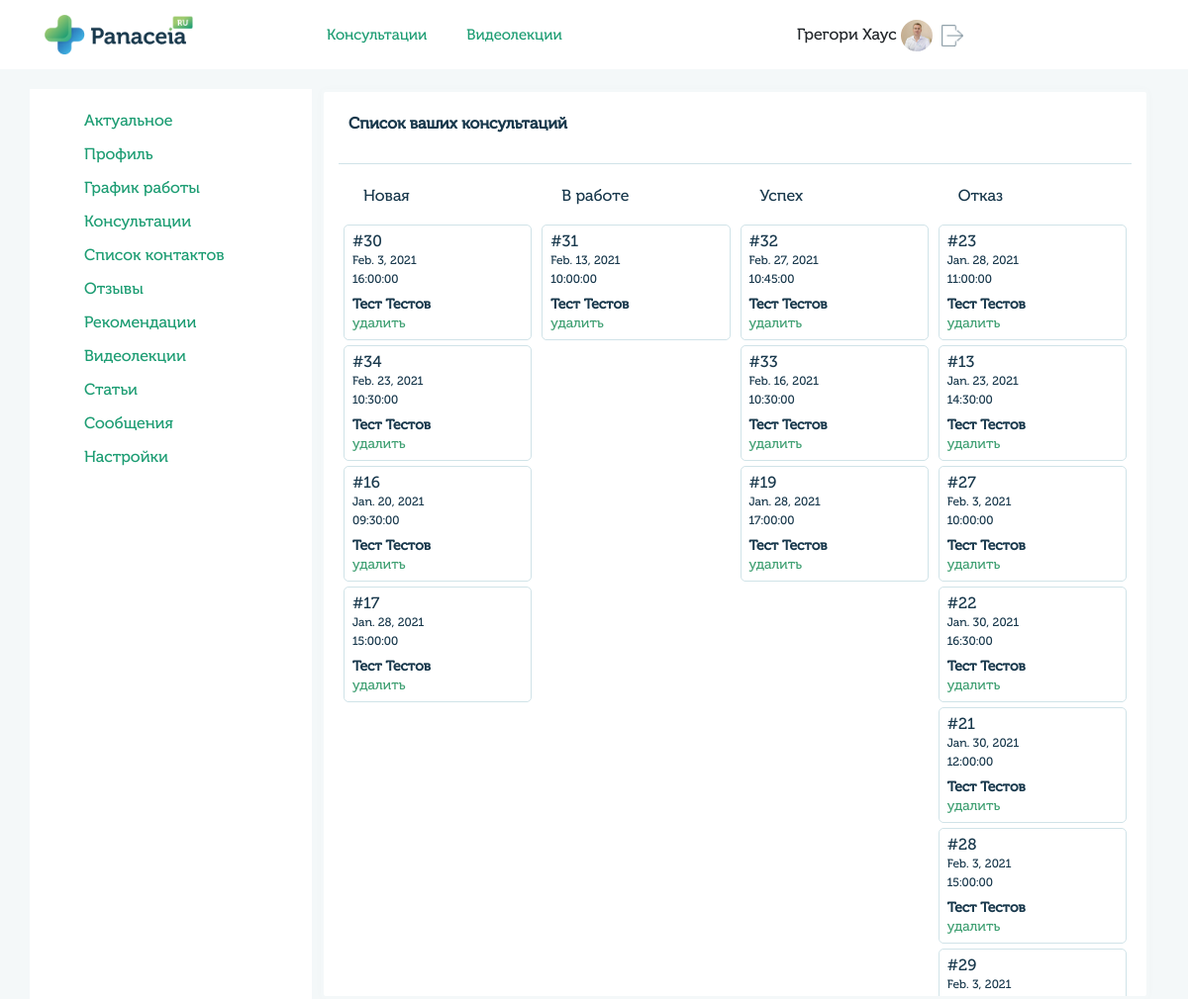
/profile/profile/consalt_doctor/ (signed in), run on the app's committed database.
### userprofile/models.py (models this page shows, shortened)
class UserMain(models.Model):
    user = models.OneToOneField(User, on_delete=models.CASCADE)
    gender_list = (
        ('male', 'Мужской'),
        ('female', 'Женский')
    )
    queryset = TimeZone.objects.all()
    time_zone_list = []
    for i in queryset:
         time_zone_list.append((i.name, i.title))
    gender = models.CharField(blank=True,  max_length=6, choices=gender_list, verbose_name='Пол')
    avatar = models.ImageField(blank=True, upload_to='images/users', verbose_name='Изображение')
    fio = models.CharField(blank=True, max_length=100, verbose_name='ФИО')
    dob = models.CharField(blank=True, max_length=10, verbose_name='Дата рождения')
    city = models.CharField(blank=True, max_length=200, verbose_name='Город')
    time_zone = models.CharField(blank=True, max_length=200, choices=time_zone_list, verbose_name='Временная зона')
    skype = models.CharField(blank=True, max_length=50, verbose_name='Skype')
    whatsapp = models.CharField(blank=True, max_length=20, verbose_name='WhatsApp')
    phone = models.CharField(blank=True, max_length=20, verbose_name='Номер телефона')
    coords = models.CharField(blank=True, max_length=200, verbose_name='Координаты')
    class Meta:
        verbose_name = 'Профиль'
        verbose_name_plural = 'Профили'

### doctors/models.py (models this page shows, shortened)
class Meeting(models.Model):
    title = models.CharField(blank=True, max_length=100, verbose_name='Заголовок')
    date = models.DateField(blank=True, max_length=100, verbose_name='Дата')
    time_start = models.TimeField(max_length=100, verbose_name='Время начало', default='00:00:00')
    time_end = models.TimeField(max_length=100, verbose_name='Время конец', default='00:00:00')
    doctor_id = models.IntegerField(blank=True, verbose_name='Доктор', default=1)
    user_id = models.IntegerField(blank=True, verbose_name='Пациент', default=1)
    service_id = models.IntegerField(blank=True, verbose_name='Услуга', default=1)
    sort_id = models.IntegerField(blank=True, verbose_name='Индекс сортитровки', default=1)
    email_notify = models.BooleanField(blank=True, verbose_name='Уведомление на почту', default=0)
    review_notify = models.BooleanField(blank=True, verbose_name='Оставить отзыв', default=0)
    status_list = [
        ('new', 'Новая'),
        ('work', 'В работе'),
        ('success', 'Выполнено'),
        ('reject', 'Отказ'),
        ('archive', 'Архив'),
    ]
    status = models.CharField(blank=True, null=True, max_length=11, choices=status_list, verbose_name='Статус')
    class Meta:
        verbose_name = 'Консультация'
        verbose_name_plural = 'Консультации'

### userprofile/views.py (the view)
# urls.py: path('profile/consalt_doctor/', views.get_task_view, name='user_profile_consalt_doctor'),
@login_required
def get_task_view(request):
    user_profile = UserMain.objects.get(user=request.user)
    user_doctor = UserDoctor.objects.get(user=request.user)
    meeting_new = get_task(UserMain, Meeting, request.user.id, 'new')
    meeting_work = get_task(UserMain, Meeting, request.user.id, 'work')
    meeting_success = get_task(UserMain, Meeting, request.user.id, 'success')
    meeting_reject = get_task(UserMain, Meeting, request.user.id, 'reject')
    data = {
        'user_profile': user_profile,
        'user_doctor': user_doctor,
        'meeting_new': meeting_new,
        'meeting_work': meeting_work,
        'meeting_success': meeting_success,
        'meeting_reject': meeting_reject,
    }
    if request.user.groups.filter(name='doctors').exists():
        data.update({'title': 'Консультации'})
        return render(request, 'profile/consalt_doctor.html', data)

### userprofile/utility.py (called while the page is built)
def get_task(user_main, meeting, doctor_id, status):
    meeting_object_list = meeting.objects.filter(doctor_id=doctor_id, status=status).order_by('sort_id')
    meetings = list()
    for meeting in meeting_object_list:
        _meeting = {
            'id': meeting.id,
            'date': meeting.date,
            'time_start': str(meeting.time_start),
            'time_end': str(meeting.time_end),
            'user': user_main.objects.filter(user=meeting.user_id).values('fio')[0],
            'status': meeting.status,
            'sort_id': meeting.sort_id,
        }
        meetings.append(_meeting)
    return meetings

### templates/profile/consalt_doctor.html (shortened to what this page needs)
{% extends "base_generic.html" %}
{% block content %}
{% load static %}
<div class="col-md-9 px-4">
    <div class="row">
        <div class="col-md-12 block-info">
            <div class="row">
                <div class="col-md-6">
                    <h4>Список ваших консультаций</h4>
                </div>
            </div>
            <div class="line"></div>
            <div class="col-md-12 task-header">
                <div class="row">
                    <div class="col-md-3 task-status">
                         <p>Новая</p>
                    </div>
                    <div class="col-md-3 task-status">
                         <p>В работе</p>
                    </div>
                    <div class="col-md-3 task-status">
                         <p>Успех</p>
                    </div>
                    <div class="col-md-3 task-status">
                         <p>Отказ</p>
                    </div>
                </div>
            </div>
            <div class="col-md-12 task-body">
                <div class="row">
                    <div class="col-md-3 task-list" id="task-list-new" data-status="new">
                        {% for meeting in meeting_new %}
                            <div class="task-item show-modal task-get"  id="task-item-{{ meeting.id }}" data-id="{{ meeting.id }}" data-sort="{{ meeting.sort_id }}">
                                <p class="task-id">#{{ meeting.id }}</p>
                                <p class="task-date">{{ meeting.date }}</p>
                                <p class="task-time">{{ meeting.time_start }}</p>
                                <p class="task-name">{{ meeting.user.fio }}</p>
                                <p class="show-modal-info show-modal" data-id="{{ meeting.id }}">удалить</p>
                            </div>
                        {% endfor %}
                    </div>
                    <div class="col-md-3 task-list" id="task-list-work" data-status="work">
                        {% for meeting in meeting_work %}
                            <div class="task-item show-modal task-get" id="task-item-{{ meeting.id }}" data-id="{{ meeting.id }}" data-sort="{{ meeting.sort_id }}">
                                <p class="task-id">#{{ meeting.id }}</p>
                                <p class="task-date">{{ meeting.date }}</p>
                                <p class="task-time">{{ meeting.time_start }}</p>
                                <p class="task-name">{{ meeting.user.fio }}</p>
                                <p class="show-modal-info show-modal" data-id="{{ meeting.id }}">удалить</p>
                            </div>
                        {% endfor %}
                    </div>
                    <div class="col-md-3 task-list" id="task-list-success"  data-status="success">
                        {% for meeting in meeting_success %}
                            <div class="task-item show-modal task-get" id="task-item-{{ meeting.id }}" data-id="{{ meeting.id }}" data-sort="{{ meeting.sort_id }}">
                                <p class="task-id">#{{ meeting.id }}</p>
                                <p class="task-date">{{ meeting.date }}</p>
                                <p class="task-time">{{ meeting.time_start }}</p>
                                <p class="task-name">{{ meeting.user.fio }}</p>
                                <p class="show-modal-info show-modal" data-id="{{ meeting.id }}">удалить</p>
                            </div>
                        {% endfor %}
                    </div>
                    <div class="col-md-3 task-list" id="task-list-reject"  data-status="reject">
                        {% for meeting in meeting_reject %}
                            <div class="task-item show-modal task-get" id="task-item-{{ meeting.id }}" data-id="{{ meeting.id }}" data-sort="{{ meeting.sort_id }}">
                                <p class="task-id">#{{ meeting.id }}</p>
                                <p class="task-date">{{ meeting.date }}</p>
                                <p class="task-time">{{ meeting.time_start }}</p>
                                <p class="task-name">{{ meeting.user.fio }}</p>
                                <p class="show-modal-info show-modal" data-id="{{ meeting.id }}">удалить</p>
                            </div>
                        {% endfor %}
                    </div>
                </div>
            </div>
        </div>
    </div>
</div>
{% endblock %}

### templates/base_generic.html (shortened to what this page needs)
<!DOCTYPE html>
<head>
     {% load static %}
    <link rel="stylesheet" href="{% static 'css/stylelk.css' %}">
    <link rel="stylesheet" href="{% static 'css/bootstrap.min.css' %}">
    <link rel="stylesheet" href="{% static 'css/jquery-ui.css' %}">
    <link rel="stylesheet" href="{% static 'css/jquery.weekcalendar.css' %}">
    <link rel="stylesheet" href="{% static 'css/jquery.scrollbar.css' %}" >
    <link rel="stylesheet" href="{% static 'css/sp-style.css' %}" >
</head>
<body>
    <header>
        <div class="container">
            <div class="row">
                <div class="col-3">
                    <a href="{% url 'home' %}" class="logo-header"><img src="{% static 'img/logo.png' %}" alt="">
                    </a>
                </div>
                <div class="col-5">
                    <div class="botton-header">
                        <a href="#">Консультации</a><a href="#">Видеолекции</a>
                    </div>
                </div>
                <div class="col-4 header-info">
                    {% if request.user.is_authenticated %}
                        <div class="name-person">
                            {{user_profile.fio}}
                            {% if user_profile.avatar != '' %}
                                <img style="width:32px; height: 32px; padding:5px auto; object-fit: cover; border-radius:100px;" src="{{user_profile.avatar.url}}" alt="">
                            {% else %}
                                <img style="width:32px; height: 32px; padding:5px auto; object-fit: cover; border-radius:100px;" src="{% static 'img/user.png' %}" alt="">
                            {% endif %}
                            <a href="{% url 'logout' %}"><img src="{% static 'img/logout.png' %}" alt=""></a>
                        </div>
                    {% endif %}
                </div>
            </div>
        </div>
    </header>
    <div class="bodylk">
        <div class="container">
            <div class="row">
                {% block sidebar %}
                <div class="col-md-3 sidebar">
                    {% if user.groups.all.0.name == "doctors" %}
                        <ul>
                            <li><a href="{% url 'user_profile' %}">Актуальное</a></li>
                            <li><a href="{% url 'user_profile_main' %}">Профиль</a></li>
                            <li><a href="{% url 'user_profile_grafik' %}">График работы</a></li>
                            <li><a href="{% url 'user_profile_consalt_doctor' %}">Консультации</a></li>
                            <li><a href="{% url 'user_profile_contact_user' %}">Список контактов</a></li>
                            <li><a href="{% url 'user_profile_reviews' %}">Отзывы</a></li>
                            <li><a href="{% url 'user_profile_recomend' %}">Рекомендации</a></li>
                            <li><a href="{% url 'user_profile_videos' %}">Видеолекции</a></li>
                            <li><a href="{% url 'user_profile_articles' %}">Статьи</a></li>
                            <li><a href="">Сообщения</a></li>
                            <li><a href="{% url 'user_profile_settings' %}">Настройки</a></li>
                        </ul>
                    {% endif %}
                </div>
                {% endblock %}
                {% block content %}{% endblock %}
            </div>
        </div>
    </div>
</body>
</html>

### static/css/stylelk.css (style rules this page uses)
a, abbr, acronym, address, applet, article, aside, audio, b, big, blockquote, body, canvas, caption, center, cite, code, dd, del, details, dfn, div, dl, dt, em, embed, fieldset, figcaption, figure, footer, form, h1, h2, h3, h4, h5, h6, header, hgroup, html, i, iframe, img, ins, kbd, label, legend, li, mark, menu, nav, object, ol, output, p, pre, q, ruby, s, samp, section, small, span, strike, strong, sub, summary, sup, table, tbody, td, tfoot, th, thead, time, tr, tt, u, ul, var, video { font-family: 'Museo Cyrl'; }
a { color: #1D9D73!important; text-decoration: none; background-color: transparent; -webkit-text-decoration-skip: objects; }
header { height: 70px; box-shadow: 0px 4px 8px rgba(0, 0, 0, 0.02); }
.logo-header img { margin-top:15px; height: 40px; }
.botton-header { line-height: 70px; }
.botton-header a { padding-right: 40px; font-size: 15px; line-height: 70px; color: #18384C; }
.name-person { line-height: 70px; }
.name-person a img { width: 22px; margin: 4px 5px; }
.bodylk { background:#F4F8F9; padding-top: 20px; }
.col-md-3.sidebar { min-height: calc(100vh); background: #fff; }
.sidebar ul { list-style-type: none; padding-top:10px; }
.sidebar ul li { padding-top:10px; }
.block-info { background: #fff; border: solid 3px #f4f8f9; border-radius: 5px; box-shadow: 0px 0px 8px rgba(0, 0, 0, 0.02); }
.line { height: 1px; background:#d0e3e8; border:5px; }
.block-info h4 { padding:24px 10px; font-style: normal; font-weight: 600; font-size: 16px; line-height: 16px; color: #18384C; }
.block-info p { padding: 24px 10px 0px;font-style: normal;font-weight: 200;font-size: 16px;line-height: 16px;color: #18384C; }

### static/css/sp-style.css (style rules this page uses)
.task-body { height: 785px; overflow: hidden; }
.task-list { height: 785px; }
.task-item { margin: 5px; padding: 5px; border: 1px solid #d0e3e8; border-radius: 5px; cursor: pointer; background: #fff; }
.task-item p { margin: 3px; padding: 0px; }
.task-item .task-date, .task-item .task-time { font-size: 12px; }
.task-item .task-name { font-size: 14px; font-weight: 600; margin-top: 10px; }
.task-item .show-modal-info { font-size: 14px; color: #40a073; }

### data on the page
UserMain: fio "Грегори Хаус", avatar (picture)
Meeting: date "Feb. 3, 2021"
Meeting: date "Feb. 23, 2021"
Meeting: date "Jan. 20, 2021"
Meeting: date "Jan. 28, 2021"
Meeting: date "Feb. 13, 2021"
Meeting: date "Feb. 27, 2021"
Meeting: date "Feb. 16, 2021"
Meeting: date "Jan. 28, 2021"
Meeting: date "Jan. 28, 2021"
Meeting: date "Jan. 23, 2021"
Meeting: date "Feb. 3, 2021"
Meeting: date "Jan. 30, 2021"
Meeting: date "Jan. 30, 2021"
Meeting: date "Feb. 3, 2021"
Meeting: date "Feb. 3, 2021"

### other printed values
{{ meeting.id }} "30" "34" "16" "17"
{{ meeting.time_start }} "16:00:00" "10:30:00" "09:30:00" "15:00:00"
{{ meeting.user.fio }} "Тест Тестов" "Тест Тестов" "Тест Тестов" "Тест Тестов"
{{ meeting.id }} "31"
{{ meeting.time_start }} "10:00:00"
{{ meeting.user.fio }} "Тест Тестов"
{{ meeting.id }} "32" "33" "19"
{{ meeting.time_start }} "10:45:00" "10:30:00" "17:00:00"
{{ meeting.user.fio }} "Тест Тестов" "Тест Тестов" "Тест Тестов"
{{ meeting.id }} "23" "13" "27" "22" "21" "28" "29"
{{ meeting.time_start }} "11:00:00" "14:30:00" "10:00:00" "16:30:00" "12:00:00" "15:00:00"
{{ meeting.user.fio }} "Тест Тестов" "Тест Тестов" "Тест Тестов" "Тест Тестов" "Тест Тестов" "Тест Тестов"
